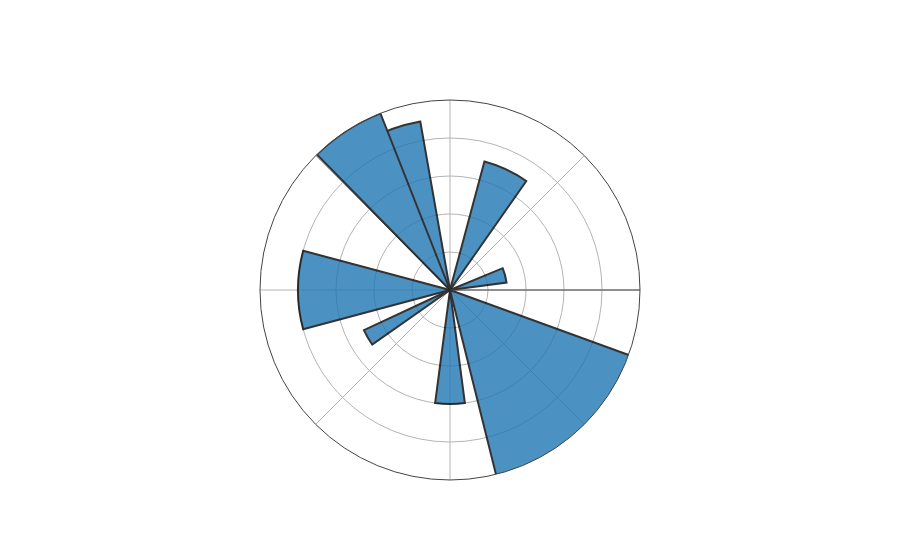

The code cell stored with this chart in its notebook:
### Markdown cell above
# Polar Chart

### Code cell
import plotly.graph_objects as go

fig = go.Figure(go.Barpolar(
    r=[3.5, 1.5, 2.5, 4.5, 4.5, 4, 3,5,7,7],
    theta=[65, 15, 210, 110, 312.5, 180, 270,123,312],
    width=[20,15,10,20,15,30,15,23,56,67],
    marker_line_color="black",
    marker_line_width=2,
    opacity=0.8
))

fig.update_layout(
    template=None,
    polar = dict(
        radialaxis = dict(range=[0, 5], showticklabels=False, ticks=''),
        angularaxis = dict(showticklabels=False, ticks='')
    )
)

fig.show()

### Figure 1 — Plotly figure (JSON) as saved in the notebook; plotly's stock layout.template omitted (floating-point values rounded to 4 significant figures)
{"data": [{"marker": {"line": {"color": "black", "width": 2}}, "opacity": 0.8, "r": [3.5, 1.5, 2.5, 4.5, 4.5, 4, 3, 5, 7, 7], "theta": [65, 15, 210, 110, 312.5, 180, 270, 123, 312], "type": "barpolar", "width": [20, 15, 10, 20, 15, 30, 15, 23, 56, 67]}], "layout": {"autosize": true, "polar": {"angularaxis": {"showticklabels": false, "ticks": "", "type": "linear"}, "radialaxis": {"autorange": false, "range": [0, 5], "showticklabels": false, "ticks": "", "type": "linear"}}}}
